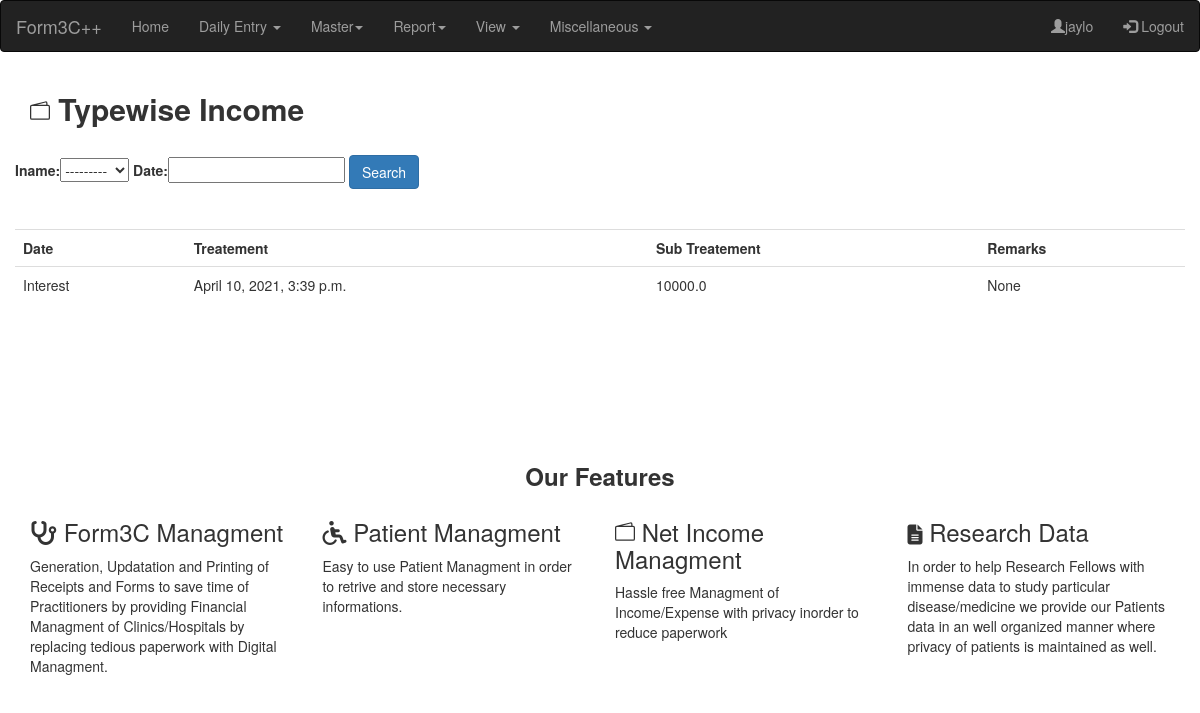
The app's page /ViewIncomeTypewise/ (signed in) with its own data.
### Forms/models.py (models this page shows, shortened)
class Income(models.Model):
	Iname = models.ForeignKey(IncomeType, null=True, on_delete =models.SET_NULL)
	doctor = models.ForeignKey(Doctor, null=True, on_delete =models.SET_NULL)
	date = models.DateTimeField(auto_now_add=True, null=True)
	amount = models.FloatField(null=True)
	remarks = models.CharField(max_length=200, null=True, blank = True)

class IncomeType(models.Model):
	name = models.CharField(max_length=200, null=True)
	remarks = models.CharField(max_length=200, null=True, blank = True)
	def __str__(self):
		return self.name

### Forms/views.py (the view)
# urls.py: path('ViewIncomeTypewise/',views.ViewIncomeTypewise,name='form-view-income-typewise'),
@login_required(login_url='login')
def ViewIncomeTypewise(request):
	ViewIncomeTypewise = request.user.doctor.income_set.all()
	myFilter = TypewiseIncomeFilter(request.GET, queryset=ViewIncomeTypewise)
	ViewIncomeTypewise = myFilter.qs
	context =  {'ViewIncomeTypewise':ViewIncomeTypewise,
				'myFilter':myFilter
				}
	response = render(request,'Forms/ViewIncomeTypewise.html',context)
	return response

### Forms/templates/Forms/ViewIncomeTypewise.html (shortened to what this page needs)
{% extends 'Forms/base.html' %}
{% block content %}
<div class="container">
  <h2>
  <b>Typewise Income</b>
  </h2><br>
  <div class="row">
  <div class="col">
    <div class="card card-body">
      <form method="get">
        {{myFilter.form}}
        <button class="btn btn-primary" type="submit">Search</button>
      </form>
    </div>
  </div>
</div><br> <br>
  <div class="row">
	<div class="col-md">
		<div class="card card-body">
			<form method="POST" action="http://127.0.0.1:8000/ViewIncomeTypewise">
			<table class="table">
			<tr>
				<th>Date</th>
				<th>Treatement</th>
				<th>Sub Treatement</th>
				<th>Remarks</th>
			</tr>
			{% for i in ViewIncomeTypewise %}
			<tr>
				<td>{{i.Iname}}</td>
				<td>{{i.date}}</td>
				<td>{{i.amount}}</td>
				<td>{{i.remarks}}</td>
			</tr>
			{% endfor %}
			</table>
			</form>
		</div>
	</div>
	</div>
</div>
  {% endblock content %}

### Forms/templates/Forms/base.html (shortened to what this page needs)
 {% load static %}
<!DOCTYPE html>
<html lang="en">
<head>
  <link rel="stylesheet" href="https://maxcdn.bootstrapcdn.com/bootstrap/3.4.1/css/bootstrap.min.css">
  <link rel="stylesheet" href="https://cdnjs.cloudflare.com/ajax/libs/font-awesome/4.7.0/css/font-awesome.min.css">
</head>
<body>
  <nav class="navbar navbar-inverse">
  <div class="container-fluid">
    <div class="navbar-header">
      <a class="navbar-brand" href="{% url 'form-home' %}">Form3C++</a>
    </div>
    <ul class="nav navbar-nav">
      <li><a href="{% url 'form-home' %}">Home</a></li>
      <li class="dropdown"><a class="dropdown-toggle" data-toggle="dropdown" href="#">Daily Entry <span class="caret"></span></a>
      </li>
       <li class="dropdown"><a class="dropdown-toggle" data-toggle="dropdown" href="#">Master<span class="caret"></span></a>
      </li>
      <li class="dropdown"><a class="dropdown-toggle" data-toggle="dropdown" href="#">Report<span class="caret"></span></a>
      </li>
      <li class="dropdown"><a class="dropdown-toggle" data-toggle="dropdown" href="#">View <span class="caret"></span></a>
      </li>
      <li class="dropdown"><a class="dropdown-toggle" data-toggle="dropdown" href="#">Miscellaneous <span class="caret"></span></a>
      </li>
    </ul>
    <ul class="nav navbar-nav navbar-right">
      <li><a href="{% url 'profile'%}"><span class="glyphicon glyphicon-user"></span>{{request.user}}</a></li>
      <li><a href="{% url 'logout' %}"><span class="glyphicon glyphicon-log-in"></span> Logout</a></li>
    </ul>
</nav>
{% block content %}
{% endblock content %}
<br>
<br>
<br>
<br>
<br>
<br>
{% include 'Forms/footer.html'%}
</body>
</html>

### records on screen
Income: Iname "Interest", date "April 10, 2021, 3:39 p.m.", amount "10000.0", remarks "None"

### other values on screen
{{ request.user }} "jaylo"
